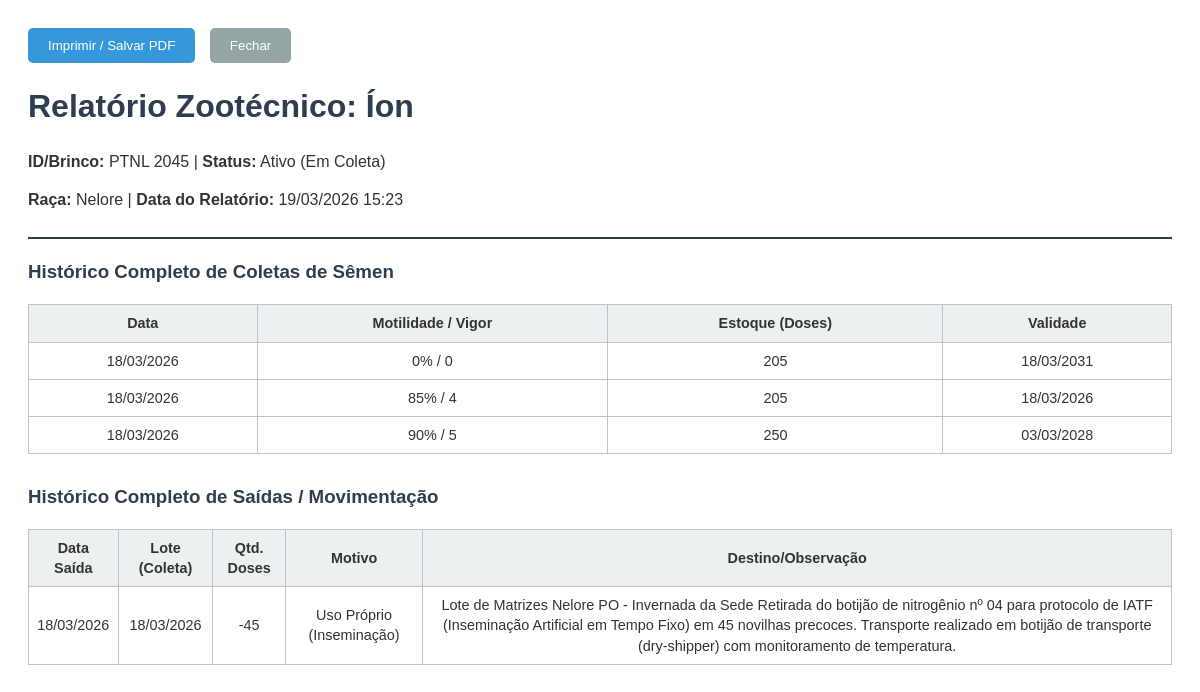
The page /boi/2/relatorio/ on the database its author committed.
### veterinaria/models.py (models this page shows, shortened)
class Boi(models.Model):
    STATUS_CHOICES = [
        ('ativo', 'Ativo (Em Coleta)'),
        ('descanso', 'Em Descanso'),
        ('aposentado', 'Aposentado'),
        ('obito', 'Óbito'),
    ]
    nome = models.CharField(max_length=100, verbose_name="Nome do Boi")
    brinco_id = models.CharField(max_length=50, unique=True, verbose_name="ID/Brinco")
    raca = models.CharField(max_length=50, blank=True, null=True, verbose_name="Raça")
    data_nascimento = models.DateField(blank=True, null=True, verbose_name="Data de Nascimento")
    registro_genealogico = models.CharField(max_length=50, blank=True, null=True, verbose_name="Registro (Pedigree)")
    circunferencia_escrotal = models.FloatField(blank=True, null=True, verbose_name="Circunferência Escrotal (cm)")
    peso = models.FloatField(blank=True, null=True, verbose_name="Peso Atual (kg)")
    data_exame_andrologico = models.DateField(blank=True, null=True, verbose_name="Último Exame Andrológico")
    status = models.CharField(max_length=20, choices=STATUS_CHOICES, default='ativo', verbose_name="Status")
    localizacao = models.CharField(max_length=100, blank=True, null=True, verbose_name="Localização/Lote")
    descricao = models.TextField(blank=True, null=True, verbose_name="Descrição")
    data_cadastro = models.DateTimeField(auto_now_add=True)

class ColetaSemen(models.Model):
    boi = models.ForeignKey(Boi, related_name='coletas', on_delete=models.CASCADE)
    lote = models.CharField(max_length=30, unique=True, blank=True, verbose_name="Código do Lote")
    data_coleta = models.DateField(verbose_name="Data da Coleta")
    motilidade = models.IntegerField(verbose_name="Motilidade Progressiva (%)", help_text="Ex: 80")
    vigor = models.IntegerField(verbose_name="Vigor (0 a 5)", help_text="Ex: 4")
    motilidade_pos = models.IntegerField(verbose_name="Motilidade Pós-Descongelamento (%)", blank=True, null=True)
    vigor_pos = models.IntegerField(verbose_name="Vigor Pós-Descongelamento (0 a 5)", blank=True, null=True)
    quantidade_doses = models.IntegerField(verbose_name="Quantidade em Estoque (Doses/Palhetas)", default=0)
    data_validade = models.DateField(verbose_name="Data de Validade", blank=True, null=True)
    observacoes = models.TextField(blank=True, null=True, verbose_name="Observações")

class SaidaSemen(models.Model):
    MOTIVOS_CHOICES = [
        ('inseminacao', 'Uso Próprio (Inseminação)'),
        ('venda', 'Venda para Terceiros'),
        ('descarte', 'Descarte/Perda'),
    ]
    coleta = models.ForeignKey(ColetaSemen, related_name='saidas', on_delete=models.CASCADE)
    data_saida = models.DateField(default=date.today, verbose_name="Data da Saída")
    quantidade = models.PositiveIntegerField(verbose_name="Quantidade de Doses")
    motivo = models.CharField(max_length=20, choices=MOTIVOS_CHOICES, verbose_name="Motivo da Saída")
    destino = models.CharField(max_length=150, verbose_name="Destino / Transporte (Ex: Botijão 04 - Fazenda X)")
    observacoes = models.TextField(blank=True, null=True, verbose_name="Observações")

### veterinaria/views.py (the view)
# urls.py: path('boi/<int:pk>/relatorio/', views.relatorio_boi, name='relatorio_boi'),
def relatorio_boi(request, pk):
    boi = get_object_or_404(Boi, pk=pk)
    todas_coletas = boi.coletas.all().order_by('-data_coleta')
    todas_saidas = SaidaSemen.objects.filter(coleta__boi=boi).order_by('-data_saida')
    return render(request, 'veterinaria/relatorio_boi.html', {
        'boi': boi,
        'coletas': todas_coletas,
        'saidas': todas_saidas
    })

### veterinaria/templates/veterinaria/relatorio_boi.html (shortened to what this page needs)
<!DOCTYPE html>
<html lang="pt-br">
<head>
</head>
<body>
    <div class="no-print" style="margin-bottom: 20px;">
        <button onclick="window.print()" style="padding: 10px 20px; background-color: #3498db; color: white; border: none; cursor: pointer; border-radius: 5px;">Imprimir / Salvar PDF</button>
        <button onclick="window.close()" style="padding: 10px 20px; background-color: #95a5a6; color: white; border: none; cursor: pointer; border-radius: 5px; margin-left: 10px;">Fechar</button>
    </div>
    <div class="cabecalho">
        <h1>Relatório Zootécnico: {{ boi.nome }}</h1>
        <p><strong>ID/Brinco:</strong> {{ boi.brinco_id }} | <strong>Status:</strong> {{ boi.get_status_display }}</p>
        <p><strong>Raça:</strong> {{ boi.raca|default:"Não informada" }} | <strong>Data do Relatório:</strong> {% now "d/m/Y H:i" %}</p>
    </div>
    <h3>Histórico Completo de Coletas de Sêmen</h3>
    <table>
        <tr>
            <th>Data</th>
            <th>Motilidade / Vigor</th>
            <th>Estoque (Doses)</th>
            <th>Validade</th>
        </tr>
        {% for coleta in coletas %}
        <tr>
            <td>{{ coleta.data_coleta|date:"d/m/Y" }}</td>
            <td>{{ coleta.motilidade }}% / {{ coleta.vigor }}</td>
            <td>{{ coleta.quantidade_doses }}</td>
            <td>{{ coleta.data_validade|date:"d/m/Y"|default:"-" }}</td>
        </tr>
        {% empty %}
        <tr><td colspan="4">Nenhuma coleta registrada.</td></tr>
        {% endfor %}
    </table>
    <h3>Histórico Completo de Saídas / Movimentação</h3>
    <table>
        <tr>
            <th>Data Saída</th>
            <th>Lote (Coleta)</th>
            <th>Qtd. Doses</th>
            <th>Motivo</th>
            <th>Destino/Observação</th>
        </tr>
        {% for saida in saidas %}
        <tr>
            <td>{{ saida.data_saida|date:"d/m/Y" }}</td>
            <td>{{ saida.coleta.data_coleta|date:"d/m/Y" }}</td>
            <td>-{{ saida.quantidade }}</td>
            <td>{{ saida.get_motivo_display }}</td>
            <td>{{ saida.destino|default:"-" }} {{ saida.observacoes|default:"" }}</td>
        </tr>
        {% empty %}
        <tr><td colspan="5">Nenhuma saída registrada.</td></tr>
        {% endfor %}
    </table>
</body>
</html>

### veterinaria/templates/veterinaria/relatorio_boi.html (style rules this page uses)
body { font-family: Arial, sans-serif; color: #333; line-height: 1.4; padding: 20px; }
h1, h2, h3 { color: #2c3e50; }
table { width: 100%; border-collapse: collapse; margin-bottom: 30px; font-size: 0.9em; }
th, td { border: 1px solid #bdc3c7; padding: 8px; text-align: center; }
th { background-color: #ecf0f1; }
.cabecalho { border-bottom: 2px solid #2c3e50; padding-bottom: 10px; margin-bottom: 20px; }

### rows shown on the page
Boi: nome "Íon", brinco_id "PTNL 2045", status "Ativo (Em Coleta)", raca "Nelore"
ColetaSemen: data_coleta "18/03/2026", motilidade "0", vigor "0", quantidade_doses "205", data_validade "18/03/2031"
ColetaSemen: data_coleta "18/03/2026", motilidade "85", vigor "4", quantidade_doses "205", data_validade "18/03/2026"
ColetaSemen: data_coleta "18/03/2026", motilidade "90", vigor "5", quantidade_doses "250", data_validade "03/03/2028"
SaidaSemen: data_saida "18/03/2026", coleta.data_coleta "18/03/2026", quantidade "45", motivo "Uso Próprio (Inseminação)", destino "Lote de Matrizes Nelore PO - Invernada da Sede", observacoes "Retirada do botijão de nitrogênio nº 04 para protocolo de IATF (Inseminação Artificial em Tempo Fixo) em 45 novilhas precoces. Transporte realizado em botijão de transporte (dry-shipper) com monitoramento de temperatura."
